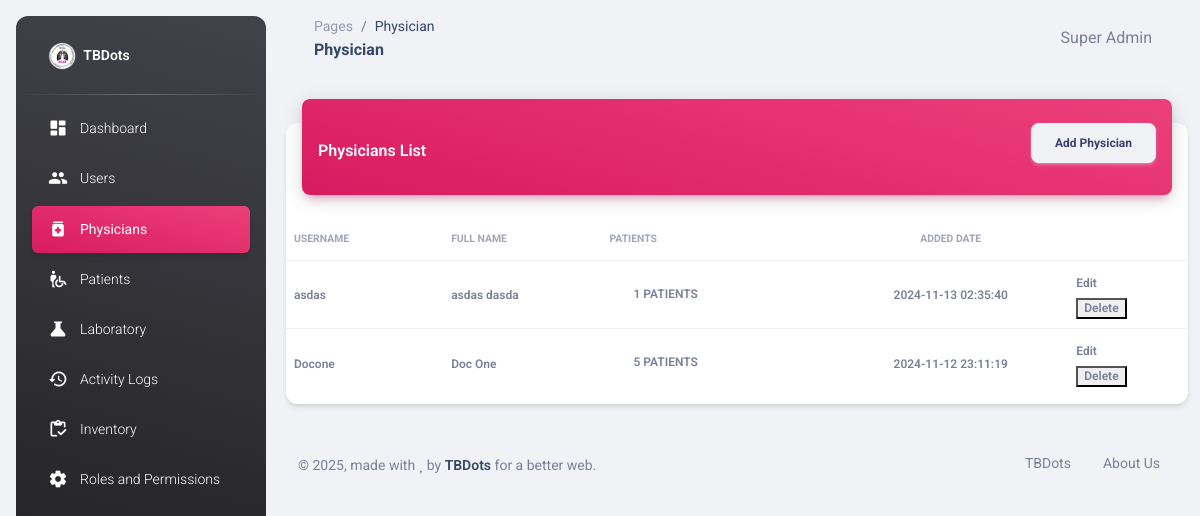
The app's page /physician.php (signed in), older data.
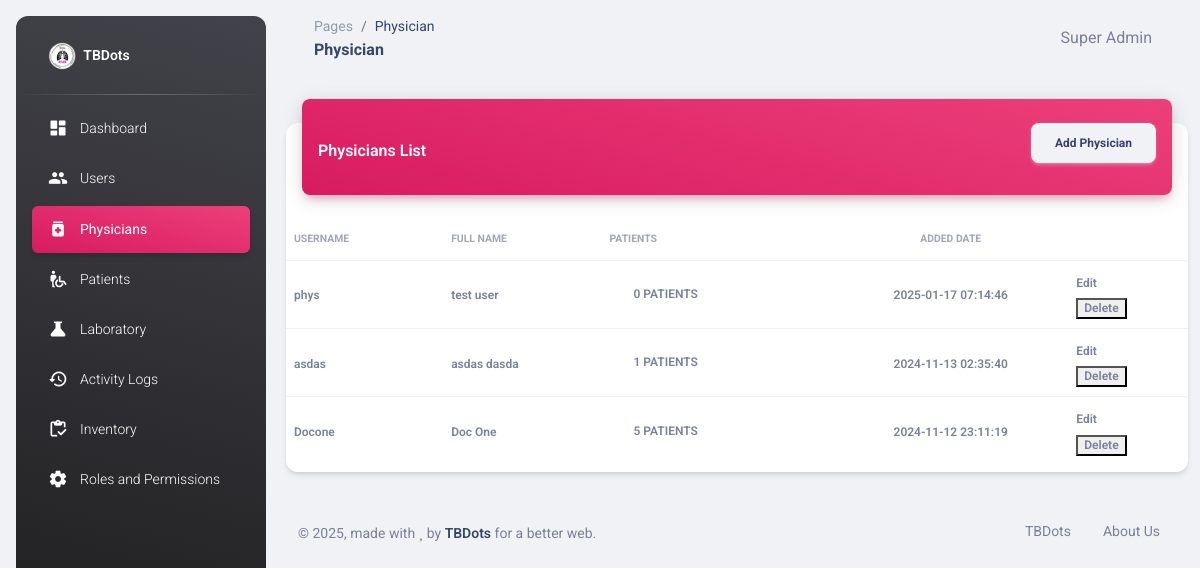
The same page, newer data.
### tables this page shows
CREATE TABLE IF NOT EXISTS `users` (
  `id` int NOT NULL AUTO_INCREMENT,
  `username` varchar(50) NOT NULL,
  `password` text NOT NULL,
  `first_name` text NOT NULL,
  `last_name` text NOT NULL,
  `role` int NOT NULL DEFAULT '0',
  `updated_at` timestamp NOT NULL DEFAULT CURRENT_TIMESTAMP,
  `created_at` timestamp NOT NULL DEFAULT CURRENT_TIMESTAMP ON UPDATE CURRENT_TIMESTAMP,
  `location_id` int DEFAULT NULL,
  PRIMARY KEY (`id`),
  KEY `FK_users_roles` (`role`),
  KEY `location_id` (`location_id`),
  CONSTRAINT `FK_users_roles` FOREIGN KEY (`role`) REFERENCES `roles` (`id`) ON DELETE CASCADE ON UPDATE CASCADE,
  CONSTRAINT `users_ibfk_1` FOREIGN KEY (`location_id`) REFERENCES `locations` (`id`)
);

### physician.php (the view, shortened to what this page needs)
<?php
require_once "connection/db.php";
include_once('head.php');
$sql = "SELECT DISTINCT
    u.id,
    u.username,
    u.first_name,
    u.last_name,
    u.password,
    r.module,
    r.description,
    r.id as role_id,
    u.created_at,
    COUNT(DISTINCT p.id) as patient_count
FROM users u
INNER JOIN roles r ON u.role = r.id
LEFT JOIN patients p ON u.id = p.physician_id
LEFT JOIN lab_results lr ON p.id = lr.patient_id AND lr.physician_id = u.id
WHERE u.role = 3
GROUP BY u.id
ORDER BY u.created_at DESC";
$users = $conn->query($sql);
?>
<body class="g-sidenav-show  bg-gray-200">
  <?php
    include_once('sidebar.php');
  ?>
  <main class="main-content position-relative max-height-vh-100 h-100 border-radius-lg ">
    <?php
      include_once('navbar.php');
    ?>
    <div class="container-fluid py-4">
      <div class="row">
        <div class="col-12">
          <div class="card my-4">
            <div class="card-header p-0 position-relative mt-n4 mx-3 z-index-2">
              <div class="bg-gradient-primary shadow-primary border-radius-lg pt-4 pb-3 d-flex justify-content-between align-items-center">
                <h6 class="text-white text-capitalize ps-3 mb-0">Physicians List</h6>
                <?php if(isset($_SESSION['module']) && in_array(6, $_SESSION['module'])): ?>
                  <button type="button" class="btn btn-light text-capitalize me-3" data-bs-toggle="modal" data-bs-target="#addUserModal">
                    Add Physician
                  </button>
                <?php endif; ?>
              </div>
            </div>
            <div class="card-body px-0 pb-2">
              <div class="table-responsive p-0">
                <table class="table align-items-center mb-0">
                  <thead>
                    <tr>
                      <th class="text-uppercase text-secondary text-xxs font-weight-bolder opacity-7 ps-2">Username</th>
                      <th class="text-uppercase text-secondary text-xxs font-weight-bolder opacity-7 ps-2">Full name</th>
                      <th class="text-uppercase text-secondary text-xxs font-weight-bolder opacity-7 ps-2">Patients</th>
                      <th class="text-center text-uppercase text-secondary text-xxs font-weight-bolder opacity-7">Added Date</th>
                      <th class="text-secondary opacity-7"></th>
                    </tr>
                  </thead>
                  <tbody>
                    <?php
                        if ($users->num_rows > 0) {
                          while($row = $users->fetch_assoc()) {
                            echo "
                              <tr>
                                <td><span class='text-secondary text-xs font-weight-bold'>".$row["username"]."</span></td>
                                <td><span class='text-secondary text-xs font-weight-bold'>".$row["first_name"]. " ".$row["last_name"]."</span></td>
                                <td>
                                    <button type='button' class='btn btn-link text-secondary mb-0' onclick='viewPatients(".$row["id"].")'>
                                        <span class='text-secondary text-xs font-weight-bold'>".$row["patient_count"]." patients</span>
                                    </button>
                                </td>
                                <td class='text-center'><span class='text-secondary text-xs font-weight-bold'>".$row["created_at"]."</span></td>
                                <td class='align-middle'>";
                            echo in_array(7, $_SESSION['module']) ? "
                              <a href='javascript:void(0);' onclick='editUser(\"".$row["id"]."\",\"".$row["username"]."\",\"".$row["first_name"]."\",\"".$row["last_name"]."\",\"".$row["role_id"]."\")' class='text-secondary font-weight-bold text-xs' data-toggle='tooltip' data-original-title='Edit user'>
                                Edit
                              </a>" : "";
                            echo in_array(8, $_SESSION['module']) ? "
                              <form method='POST' action='".htmlspecialchars($_SERVER["PHP_SELF"])."'>
                                  <input type='hidden' name='delete_id' value='".$row["id"]."'>
                                  <button type='submit' class='text-secondary font-weight-bold text-xs' data-toggle='tooltip' data-original-title='Delete user'>
                                      Delete
                                  </button>
                              </form>" : "";
                            echo "
                              </td>
                              </tr>
                            ";
                          }
                        }
                    ?>
                  </tbody>
                </table>
              </div>
            </div>
          </div>
        </div>
      </div>
      <?php
        include_once('footer.php');
      ?>
    </div>
  </main>
</body>
</html>

Row changes from the older to the newer data that the page shows:
added users: username "phys", first_name "test", last_name "user", patient_count "0", created_at "2025-01-17 07:14:46"
